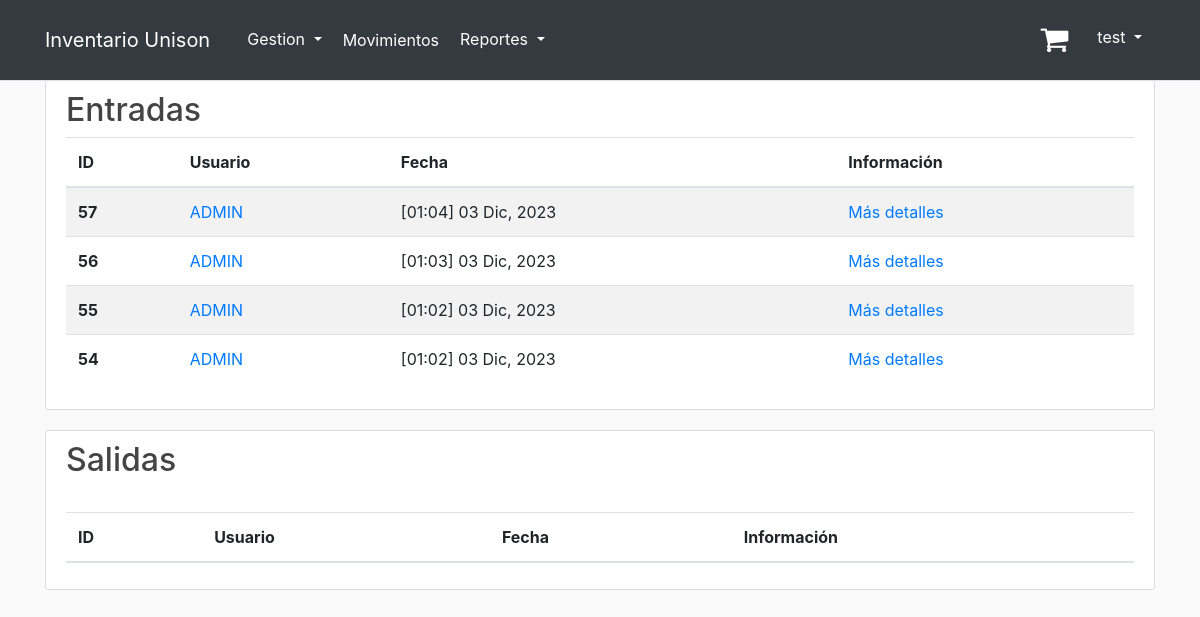
Before: /movements (signed in) with the older database file.
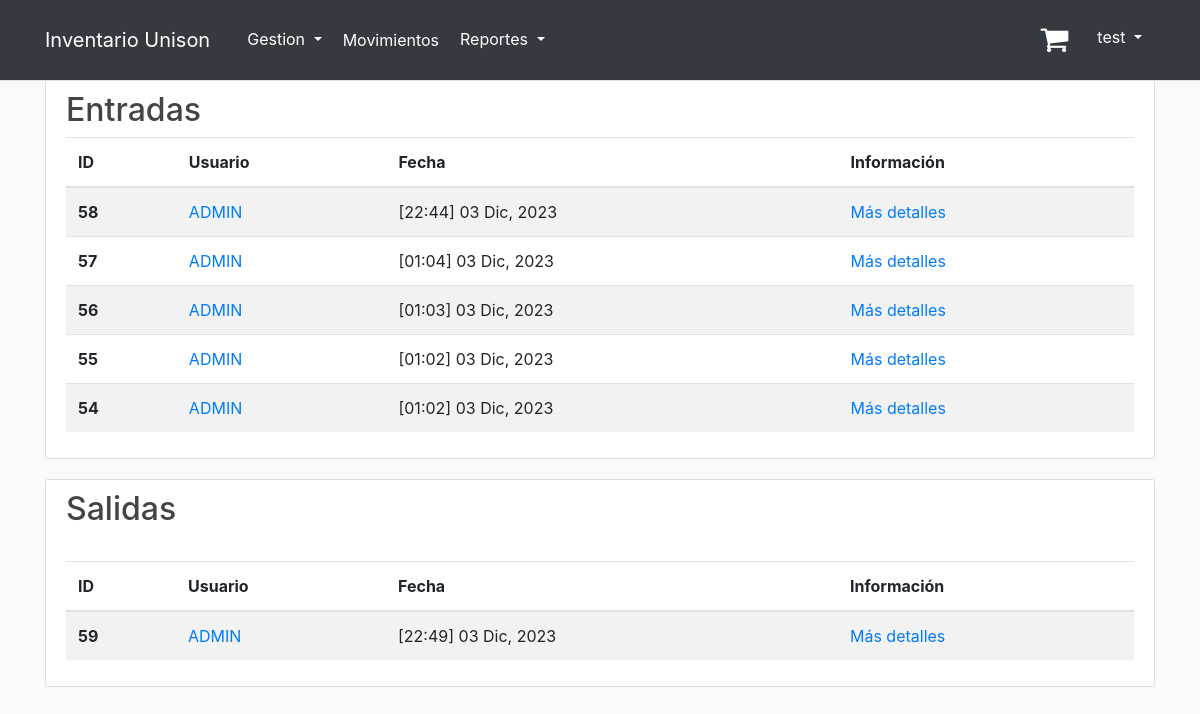
After: the same page with the newer database file.
### inventory/models.py (models this page shows, shortened)
class Report(models.Model):
    TYPE_MOVEMENT = [
        ('entrada', 'Entrada'),
        ('salida', 'Salida'),
    ]
    date = models.DateTimeField(default=timezone.now)
    movement = models.CharField(max_length=10, choices=TYPE_MOVEMENT)
    user = models.ForeignKey(User, on_delete=models.CASCADE)
    reason = models.TextField(blank=True, null=True)

### inventory/views.py (the view)
# urls.py: path('movements', views.movements, name='movements'),
@staff_member_required
def movements(request):
    movements_input = Report.objects.filter(movement='entrada').order_by('-date')
    movements_output = Report.objects.filter(movement='salida').order_by('-date')
    return render(request, 'inventory/movements.html',
                  {'title': 'Stock Movements', 'movements_input': movements_input,
                   'movements_output': movements_output})

### inventory/templates/inventory/movements.html (shortened to what this page needs)
{% extends "base.html" %}
{% load crispy_forms_filters %}
{% load crispy_forms_tags %}
{% block content %}
    <div class="content-section">
        <h2 class="report-header">Entradas</h2>
        <table class="table table-striped">
            <thead>
            <tr>
                <th scope="col">ID</th>
                <th scope="col">Usuario</th>
                <th scope="col">Fecha</th>
                <th scope="col">Información</th>
            </tr>
            </thead>
            <tbody>
            {% for movement_input in movements_input %}
                <tr>
                    <th scope="row">
                        {{ movement_input.id }}
                    </th>
                    <td>
                        <a href="{% url 'display_profile' movement_input.user.id %}">{{ movement_input.user.first_name }}</a>
                    </td>
                    <td> {{ movement_input.date|date:"[H:i] d M, Y" }}</td>
                    <td>
                        <a href="{% url 'movement_info' movement_input.id %}"> Más detalles</a>
                    </td>
                </tr>
            {% endfor %}
            </tbody>
        </table>
    </div>
    <div class="content-section">
        <h2 class="report-header">Salidas</h2>
        <table class="table table-striped">
            <thead>
            <tr>
                <th scope="col">ID</th>
                <th scope="col">Usuario</th>
                <th scope="col">Fecha</th>
                <th scope="col">Información</th>
            </tr>
            </thead>
            <tbody>
            <br>
            {% for movement in movements_output %}
                <tr>
                    <th scope="row">
                        {{ movement.id }}
                    </th>
                    <td>
                        <a href="{% url 'display_profile' movement.user.id %}">{{ movement.user.first_name }}</a>
                    </td>
                    <td> {{ movement.date|date:"[H:i] d M, Y" }}</td>
                    <td>
                        <a href="{% url 'movement_info' movement.id %}"> Más detalles</a>
                    </td>
                </tr>
            {% endfor %}
            </tbody>
        </table>
    </div>
{% endblock content %}

Changed rows visible on the page:
added Report: id "58", user.first_name "ADMIN", date "[22:44] 03 Dic, 2023", shown under "Entradas"
added Report: id "59", user.first_name "ADMIN", date "[22:49] 03 Dic, 2023", shown under "Salidas"
